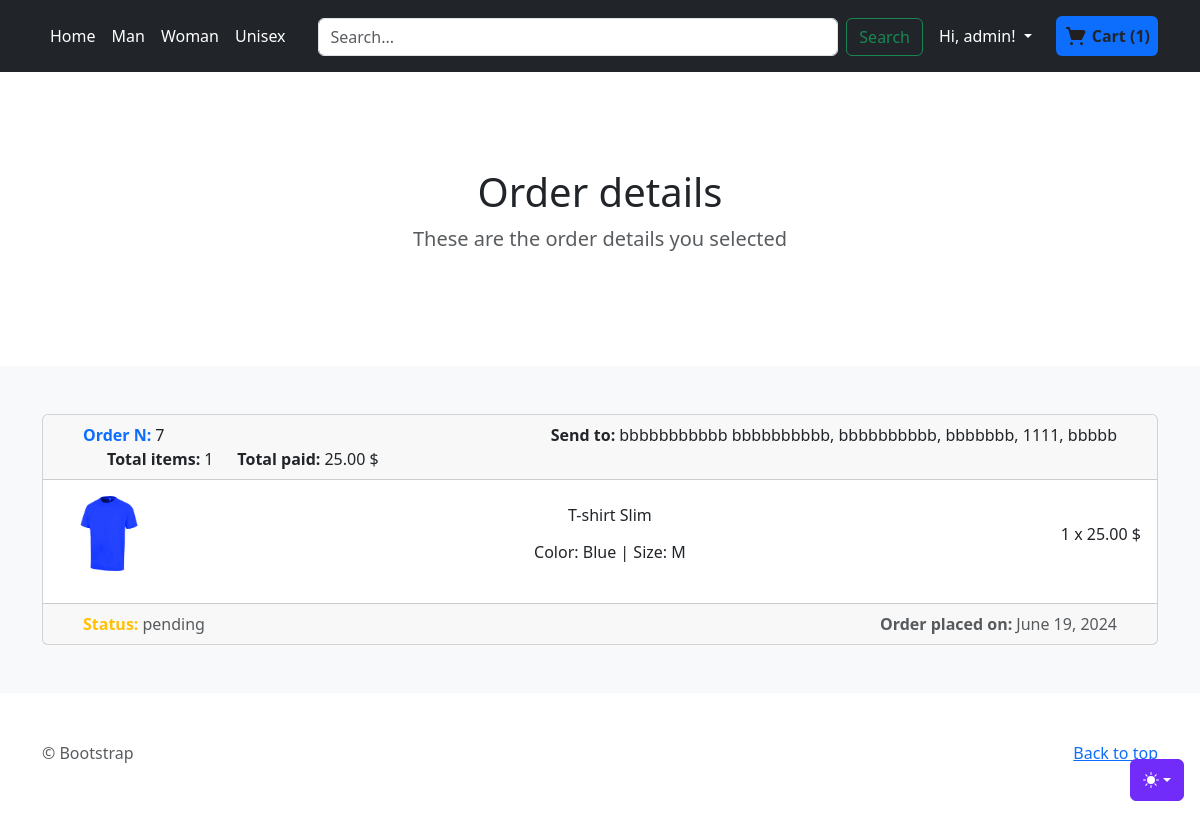
The page /order/orders/7/ (signed in) on the database its author committed.
### accounts/models.py (models this page shows)
class CustomUser(AbstractUser):
    def __str__(self):
        return self.username

### order/models.py (models this page shows, shortened)
class Order(models.Model):
    PAYMENT_METHODS = [
        ('credit', 'Credit Card'),
        ('debit', 'Debit Card'),
        ('paypal', 'PayPal')
    ]
    user = models.ForeignKey(CustomUser, on_delete=models.SET_NULL, null=True, blank=True,editable=False)
    created_at = models.DateTimeField(auto_now_add=True)
    total_products = models.PositiveIntegerField(null=False,blank=False,editable=False)
    total_price = models.DecimalField(max_digits=10, decimal_places=2,null=False,blank=False,default=0,editable=False)
    payment_method = models.CharField(max_length=20,choices=PAYMENT_METHODS,null=False,blank=False,editable=False)
    shipping_email = models.EmailField(max_length=254,null=True,blank=True)
    shipping_nickname = models.CharField(max_length=255, blank=True, null=True)
    shipping_first_name_recipient = models.CharField(max_length=255, blank=True, null=True)
    shipping_last_name_recipient = models.CharField(max_length=255, blank=True, null=True)
    shipping_address1 = models.CharField(max_length=255, blank=False, null=True)
    shipping_address2 = models.CharField(max_length=255, blank=True, null=True)
    shipping_country = models.CharField(max_length=255, blank=False, null=True)
    shipping_state = models.CharField(max_length=255, blank=False, null=True)
    shipping_zip = models.CharField(max_length=20, blank=False, null=True)
    status = models.CharField(max_length=20, choices=OrderStatus.choices(), default=OrderStatus.PENDING.value)

class OrderItem(models.Model):
    order = models.ForeignKey(Order, on_delete=models.CASCADE,related_name='order_items')
    product = models.ForeignKey(ProductVariant, on_delete=models.CASCADE)
    quantity = models.PositiveIntegerField(default=1)

### store/models.py (models this page shows, shortened)
class ProductVariant(models.Model):
    title = models.CharField(max_length=100, blank=True, null=True)
    product = models.ForeignKey(Product, on_delete=models.CASCADE)
    color = models.ForeignKey(Color, on_delete=models.CASCADE, blank=True, null=True)
    size = models.ForeignKey(Size, on_delete=models.CASCADE, blank=True, null=True)
    image_id = models.ForeignKey(Image, blank=True, null=True,on_delete=models.CASCADE)
    price = models.DecimalField(max_digits=12, decimal_places=2, default=0)
    quantity = models.IntegerField(default=1,null=False)
    purchased = models.PositiveIntegerField(default=0, null=False, blank=True)

class Image(models.Model):
    name = models.CharField(max_length=50, blank=True)
    product=models.ForeignKey(Product, on_delete=models.CASCADE)
    image = models.ImageField(blank=True, upload_to='static/images/')

class Color(models.Model):
    color_name = models.CharField(max_length=100)
    def __str__(self):
        return self.color_name

class Size(models.Model):
    size_name = models.CharField(max_length=100)
    def __str__(self):
        return self.size_name

### order/views.py (the view)
# urls.py: path('orders/<int:id>/', views.order_detail, name='order-detail')
def order_detail(request, id):
    data_response = {
        'order': None
    }
    if request.user.is_authenticated:
        user_id = request.user.id
        order = Order.objects.get(id=id)
        data_response['order'] = order
        order_items = OrderItem.objects.select_related('product').filter(order=id).all()
        data_response['order_items'] = order_items
    return render(request, 'order/order-detail.html', cart_info(request) | data_response)

### order/models.py (called while the page is built)
    def total_items(self):
        return sum(item.quantity for item in self.cartitem_set.all())

    def total_price(self):
        total = 0
        for item in self.cartitem_set.all():
            total += item.quantity * item.product.price
        return total

### order/views.py (called while the page is built, shortened)
def get_or_create_cart(request):
    if request.user.is_authenticated:
        cart, created = Cart.objects.get_or_create(user=request.user)
    return cart

def get_cart_products(cart):
    cart_items = CartItem.objects.filter(cart=cart).select_related('product')
    cart_products = [
        {
            'product_id': item.product.id,
            'name': item.product.product.brand.brand_name + " " + item.product.title,
            'price': item.product.price,
            'quantity': item.quantity,
            'size': item.product.size.size_name if item.product.size else "One size",
            'color': item.product.color.color_name if item.product.color else "One color"
        } for item in cart_items
    ]
    return cart_products

def cart_info(request):
    cart = get_or_create_cart(request)
    data_response = {
        'cart_products': get_cart_products(cart),
        'total_items': cart.total_items(),
        'total_price': cart.total_price()
    }
    return data_response

### templates/order/order-detail.html
{% extends 'order/orders.html' %}
{% load static %}
{% block styles %}
    <link href="{%  static 'assets/dist/css/orders.css' %}" rel="stylesheet">
{% endblock styles %}
{% block section_title %}Order details{% endblock section_title %}
{% block section_par %}These are the order details you selected{% endblock section_par %}
{% block content %}
    {% if order %}
    <div class="card text-center">
  <div class="card-header">
      <div class="d-flex justify-content-between flex-wrap">
          <div class="mx-4 d-flex">
              <span class="me-1 text-primary fw-bold">Order N:</span>
              <span class="" > {{ order.id }}</span>
          </div>
          <div class="mx-4 d-flex align-items-center overflow-hidden">
              <span class="me-1 fw-bold">Send to: </span>
              <span class="">{{ order.shipping_first_name_recipient }} {{ order.shipping_last_name_recipient }},
              {{ order.shipping_address1 }}, {% if order.shipping_address2 %}{{ order.shipping_address2 }},{% endif %}
              {{ order.shipping_state }}, {{ order.shipping_zip }}, {{ order.shipping_country }}</span>
          </div>
            <div class="mx-4 d-flex">
              <div class="mx-4 d-flex">
              <span class="me-1 fw-bold">Total items:</span>
              <span class=""> {{ order.total_products }}</span>
          </div>
              <span class="me-1 fw-bold">Total paid:</span>
              <span class=""> {{ order.total_price }} $</span>
          </div>
      </div>
  </div>
  <div class="card-body">
      {% for item in order_items %}
      <div class="d-flex justify-content-between overflow-hidden mb-3">
        <div class="order-item-box">
            {% if item.product.image_id.image.url %}
          <img class="order-item-image" src="{{ item.product.image_id.image.url }}" alt="{{ item.product.title}}">
            {% else %}
                Image not found
            {% endif %}
        </div>
          <div class="align-content-center d-flex justify-content-around flex-column text-center">
              <span>{{ item.product.title }}</span>
              <div>
                    <span>Color: {% if item.product.color %}{{ item.product.color }}{% else %}One color{% endif %}</span>
                    <span>  |  </span>
                    <span>Size: {% if item.product.size %}{{ item.product.size }}{% else %}One size{% endif %}</span>
              </div>
          </div>
          <div class="align-content-center">
              <span>{{ item.quantity }} x {{ item.product.price }} $</span>
          </div>
      </div>
      {% endfor %}
  </div>
  <div class="card-footer text-muted">
      <div class="d-flex justify-content-between flex-wrap">
          <div class="mx-4 d-flex">
              <span class="me-1 text-warning fw-bold">Status:</span>
              <span class="" > {{ order.status }}</span>
          </div>
          <div class="mx-4 d-flex">
              <span class="me-1 fw-bold">Order placed on:</span>
              <span class="" > {{ order.created_at.date }}</span>
          </div>
      </div>
  </div>
    </div>
    {% else %}
        <div class="text-center text-danger">
            Error during order response
        </div>
    {% endif %}
{% endblock content %}

### templates/store/index.html (shortened to what this page needs)
{% load static %}
<!doctype html>
<html lang="en" data-bs-theme="auto">
  <head><script src="{% static 'assets/js/color-modes.js' %}"></script>
    <link rel="stylesheet" href="https://cdn.jsdelivr.net/npm/@docsearch/css@3">
<link href="{%  static 'assets/dist/css/bootstrap.min.css' %}" rel="stylesheet">
<link href="{%  static 'assets/dist/css/store.css' %}" rel="stylesheet">
      {% block styles %}
      {% endblock styles %}
  </head>
  <body>
    <div class="dropdown position-fixed bottom-0 end-0 mb-3 me-3 bd-mode-toggle">
      <button class="btn btn-bd-primary py-2 dropdown-toggle d-flex align-items-center"
              id="bd-theme"
              type="button"
              aria-expanded="false"
              data-bs-toggle="dropdown"
              aria-label="Toggle theme (auto)">
        <svg class="bi my-1 theme-icon-active" width="1em" height="1em"><use href="#circle-half"></use></svg>
      </button>
    </div>
  <header class="p-3 text-bg-dark">
    <div class="container">
      <div class="d-flex flex-wrap align-items-center justify-content-between">
        <ul class="nav col-12 col-lg-auto mb-2 justify-content-center mb-md-0">
            <li><a href="{% url 'store:home' %}" class="nav-link px-2 text-white">Home</a></li>
            <li><a href="{% url 'store:gender-store' 'Male' %}" class="nav-link px-2 text-white">Man</a></li>
            <li><a href="{% url 'store:gender-store' 'Female' %}" class="nav-link px-2 text-white">Woman</a></li>
            <li><a href="{% url 'store:gender-store' 'Unisex' %}" class="nav-link px-2 text-white">Unisex</a></li>
        </ul>
        <form method="GET" action="{% url 'store:search' %}" class="m-auto col-lg-auto mb-3 mb-lg-0 me-lg-3 flex-grow-1 mx-4" role="search">
            <div class="d-flex">
                <input class="form-control me-2" type="search" placeholder="Search..." aria-label="Search" name="searched">
                <button class="btn btn-outline-success" type="submit">Search</button>
            </div>
        </form>
      <div class="m-auto d-flex justify-content-between align-items-center">
          {% if user.is_authenticated %}
            <div class="dropdown text-end me-4">
          <a href="#" class="d-block link-body-emphasis text-decoration-none dropdown-toggle text-white" data-bs-toggle="dropdown" aria-expanded="false">
              {% if user.first_name %}
                Hi, {{ user.first_name }}!
              {% else %}
                Hi, {{ user.username }}!
              {% endif %}
          </a>
        </div>
          {% endif %}
<div class="d-flex justify-content-center align-items-center rounded bg-primary p-2">
    <a href="{% url 'order:cart-overview' %}" class="d-flex justify-content-center text-decoration-none align-items-center" style="width: 100%; height: 100%;">
        <span class="ml-1 fw-bold text-dark" id="cart-total">
            Cart ({{ total_items }})
        </span>
    </a>
</div>
      </div>
      </div>
    </div>
  </header>
<main>
    {% block categories %}{% endblock categories %}
  <div class="album py-5 bg-body-tertiary">
  <div class="d-flex">
        <div class="container">
            {% block content %}{% endblock content %}
        </div>
  </div>
  </div>
</main>
<footer class="text-body-secondary py-5">
  <div class="container">
    <p class="float-end mb-1">
      <a href="#">Back to top</a>
    </p>
    <p class="mb-1"> &copy; Bootstrap</p>
  </div>
</footer>
    </body>
</html>

### templates/store/index.html (style rules this page uses)
.bi { vertical-align: -.125em; fill: currentColor; }
.btn-bd-primary { --bd-violet-bg: #712cf9; --bd-violet-rgb: 112.520718, 44.062154, 249.437846; --bs-btn-font-weight: 600; --bs-btn-color: var(--bs-white); --bs-btn-bg: var(--bd-violet-bg); --bs-btn-border-color: var(--bd-violet-bg); --bs-btn-hover-color: var(--bs-white); --bs-btn-hover-bg: #6528e0; --bs-btn-hover-border-color: #6528e0; --bs-btn-focus-shadow-rgb: var(--bd-violet-rgb); --bs-btn-active-color: var(--bs-btn-hover-color); --bs-btn-active-bg: #5a23c8; --bs-btn-active-border-color: #5a23c8; }
.bd-mode-toggle { z-index: 1500; }

### rows shown on the page
CustomUser: username "admin"
Order: id "7", shipping_first_name_recipient "bbbbbbbbbbb", shipping_last_name_recipient "bbbbbbbbbb", shipping_address1 "bbbbbbbbbb", shipping_state "bbbbbbb", shipping_zip "1111", shipping_country "bbbbb", total_products "1", total_price "25.00", status "pending", created_at "June 19, 2024"
OrderItem: product.image_id.image (picture), product "T-shirt Slim", product.color "Blue", product.size "M", quantity "1", product.price "25.00"

### other values the page prints
{{ total_items }} "1"
